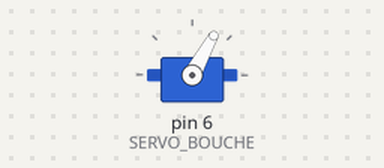
Simulated run of this sketch. Board: Arduino Nano, built with avr-gcc and run on an emulated ATmega328P. Parts: servo.

Above: at 0.05 s.
At 0.8 s:
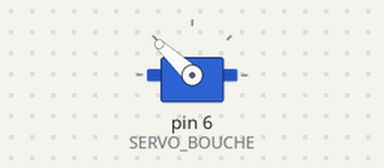
At 1.2 s:
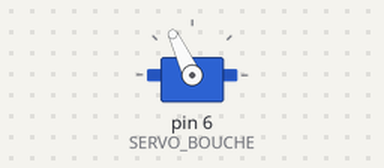
At 1.6 s:
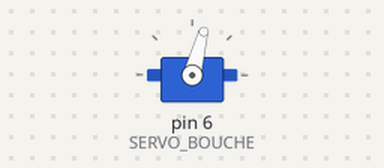
Timing chart, 0 to 4.1 s (numbered marks = the images above):
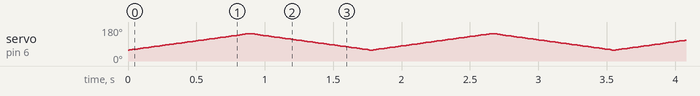

The sketch:

TU_moov_sweep_mouth_servo.ino
```cpp
#include <Servo.h>

#define SERVO_BOUCHE 6
#define INIT_ANGLE 58 //angle de la bouche en init (bouche fermé)
#define ANGLE_MIN 58 //angle de la bouche minimal (bouche fermé)
#define ANGLE_MAX 145 //angle de la bouche maximal (bouche ouverte)

Servo mouth;


int angle_mouth; // variable to store the servo position

void setup()
{
  mouth.attach(SERVO_BOUCHE);  // attaches the servo on pin 9 to the servo object
  mouth.write(INIT_ANGLE);

}

void loop()
{
  for (angle_mouth = ANGLE_MIN; angle_mouth <= ANGLE_MAX; angle_mouth += 1)
  {
    // in steps of 1 degree
    mouth.write(angle_mouth);              // tell servo to go to position in variable 'pos'
    delay(10);                       // waits 15 ms for the servo to reach the position
  }
  for (angle_mouth = ANGLE_MAX; angle_mouth >= ANGLE_MIN; angle_mouth -= 1)
  {
    mouth.write(angle_mouth);              // tell servo to go to position in variable 'pos'
    delay(10);                       // waits 15 ms for the servo to reach the position
  }
}
```
